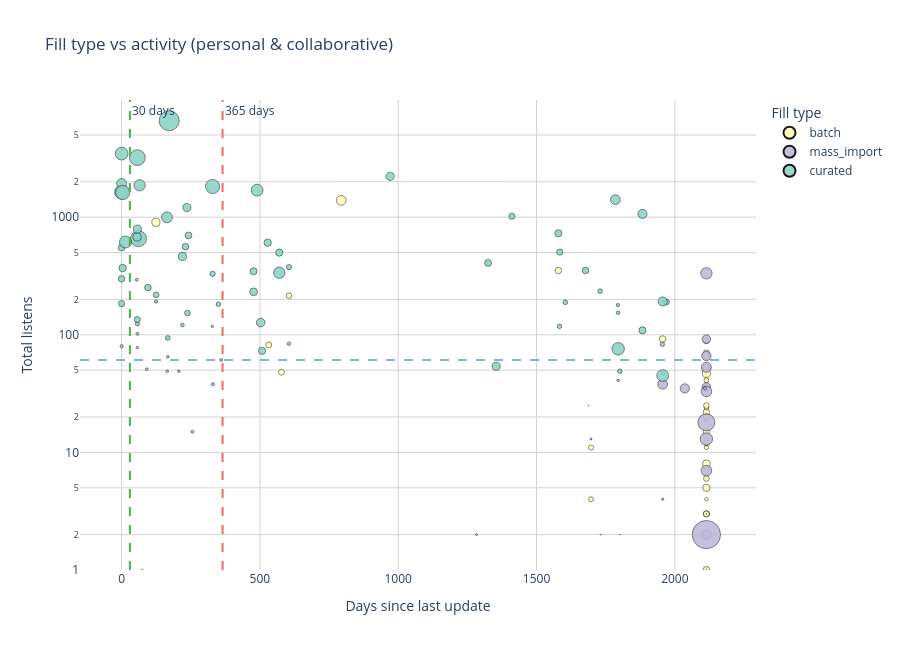

The code cell stored with this chart in its notebook:
### Markdown cell above
## 6.3.1 Типы наполнения и активность

### Code cell
# 6.3.1 Типы наполнения и активность

# Квадрантный scatter:
#   ось X — days_since_update (давность обновления)
#   ось Y — total_listens (суммарные валидные прослушивания)
#   цвет — тип наполнения (mass_import / batch / curated)
#   размер — число треков
#
# Границы: 30 и 365 дней — активное / умеренное / заброшенное.
# Горизонтальная линия — медиана прослушиваний.

if 'pl_activity' not in globals():
    print('⚠️ pl_activity not found. Run block 5 first.')
    raise SystemExit(0)

fill_activity = fill_df.merge(
    pl_activity[['name_norm', 'total_listens', 'days_since_update', 'num_tracks', 'group', 'activity']],
    on='name_norm',
    how='left'
).dropna(subset=['days_since_update']).copy()

if len(fill_activity) == 0:
    print('⚠️ No data for visualization.')
    raise SystemExit(0)

print(f'Playlists with activity data: {len(fill_activity)}\n')

# Палитра для типов наполнения (единая с 6.1)
fill_colors_plotly = {
    'mass_import': '#bebada',
    'batch': '#ffffb3',
    'curated': '#8dd3c7',
}

median_listens = fill_activity['total_listens'].median()
max_listens = fill_activity['total_listens'].max()

# --- Scatter ---
fig = px.scatter(
    fill_activity,
    x='days_since_update',
    y='total_listens',
    color='fill_type',
    size='num_tracks',
    hover_name='name_norm',
    color_discrete_map=fill_colors_plotly,
    labels={
        'days_since_update': 'Days since last update',
        'total_listens': 'Total listens',
        'fill_type': 'Fill type',
        'num_tracks': 'Number of tracks',
        'name_norm': 'Playlist',
    },
    title='Fill type vs activity (personal & collaborative)',
    opacity=0.9
)

fig.update_traces(marker=dict(line=dict(color='black', width=0.5)))

# Границы активности
fig.add_vline(x=30, line_dash='dash', line_color=COLORS['line_success'],
              annotation_text='30 days')
fig.add_vline(x=365, line_dash='dash', line_color=COLORS['line_accent'],
              annotation_text='365 days')

# Медиана прослушиваний
fig.add_shape(
    type='line',
    x0=0, x1=1, xref='paper',
    y0=median_listens, y1=median_listens,
    yref='y',
    line=dict(color=COLORS['line_primary'], dash='dash', width=1.5)
)
fig.add_annotation(
    x=0.99, xref='paper',
    y=median_listens, yref='y',
    text=f'Median listens: {median_listens:.0f}',
    showarrow=False,
    xanchor='right',
    yanchor='bottom',
    font=dict(color=COLORS['line_primary'], size=10)
)

fig.update_yaxes(type='log', range=[0, np.log10(max_listens * 1.5)])
fig.update_layout(
    hovermode='closest',
    height=650,
    legend_title='Fill type',
    paper_bgcolor='white',
    plot_bgcolor='white',
    xaxis=dict(showgrid=True, gridcolor='lightgray', zeroline=False),
    yaxis=dict(showgrid=True, gridcolor='lightgray', zeroline=False)
)

fig.show()

# --- Таблица данных с прокруткой ---
scroll_data = fill_activity[
    ['name_norm', 'fill_type', 'group', 'days_since_update', 'total_listens']
].copy()
scroll_data.columns = ['Playlist', 'Fill type', 'Activity group', 'Days since update', 'Total listens']
scroll_data = scroll_data.sort_values('Total listens', ascending=False)
scroll_data.index = range(1, len(scroll_data) + 1)
scroll_data.index.name = '№'

html_table = scroll_data.to_html()
display(HTML(f'<div style="max-height:220px; overflow-y:auto;">{html_table}</div>'))

# --- Интерпретация ---
print('\n🔍 Interpretation:')
print(f'📏 Median listens (horizontal line): {median_listens:.0f}')

group_order_5 = ['active_listened', 'active_not_listened', 'abandoned_but_listened', 'abandoned_not_listened']
group_descriptions = {
    'active_listened': 'active and frequently listened',
    'active_not_listened': 'active but rare',
    'abandoned_but_listened': 'abandoned but still listened',
    'abandoned_not_listened': 'abandoned and not listened',
}

cross_type_group = pd.crosstab(fill_activity['fill_type'], fill_activity['group'])
cross_type_group = cross_type_group.reindex(
    index=[t for t in fill_colors_plotly if t in cross_type_group.index],
    columns=group_order_5,
    fill_value=0
)
type_group_pct = cross_type_group.div(cross_type_group.sum(axis=1), axis=0) * 100

for t in type_group_pct.index:
    pct = type_group_pct.loc[t]
    dominant_group = pct.idxmax()
    dominant_share = pct.max()
    print(f'• {t}: dominant group «{group_descriptions[dominant_group]}» ({dominant_share:.0f}%).')

active_types = [t for t in type_group_pct.index if type_group_pct.loc[t, 'active_listened'] > 20]
abandoned_types = [t for t in type_group_pct.index if type_group_pct.loc[t, 'abandoned_not_listened'] > 60]

if active_types and abandoned_types:
    print(f'\n✅ Pattern: {", ".join(active_types)} are more often "active and frequently listened", '
          f'while {", ".join(abandoned_types)} are more often "abandoned and not listened".')
elif active_types:
    print(f'\n✅ Most often "active and frequently listened": {", ".join(active_types)}.')
elif abandoned_types:
    print(f'\n⚠️ Most often "abandoned and not listened": {", ".join(abandoned_types)}.')
else:
    print('\nNo clear link between fill type and activity.')

### Figure 1 — Plotly figure (JSON) as saved in the notebook; plotly's stock layout.template omitted (floating-point values rounded to 4 significant figures)
{"data": [{"hovertemplate": "<b>%{hovertext}</b><br><br>Fill type=batch<br>Days since last update=%{x}<br>Total listens=%{y}<br>Number of tracks=%{marker.size}<extra></extra>", "hovertext": ["!!!", "#fall18", "#leto_electro", "'20spring", "'s", "02.2020", "12.2017", "19", "19_april", "19_december", "19_fall", "19_leto", "19_new", "19_nice_soft", "19_november", "19august", "19chill", "2015", "202603", "@1", "@_02_18", "@summer2018", "a_little_space_trip", "best_alternative_of_all_time", "christmas_classics", "compil_trip_hop", "deep_jazzy_house_summer_2020_-_soulful_chill_lounge_instrumental_house_beach_relax", "electro_80's", "fall2021", "golden_christmas", "happy_christmas", "january_2018", "may", "new20", "personal_emotional_04", "personal_health_15", "personal_health_16", "personal_health_18", "personal_intimate_02", "personal_personal_10", "personal_personal_11", "personal_personal_21", "personal_spiritual_05", "personal_spiritual_06", "personal_spiritual_09", "personal_state_10", "personal_state_11", "personal_state_12", "personal_state_17", "personal_state_18", "psybient_psychill_trance", "psychill", "space_oddity", "trip_hop", "☀️_le_chill-out_☀️"], "legendgroup": "batch", "marker": {"color": "#ffffb3", "line": {"color": "black", "width": 0.5}, "opacity": 0.9, "size": [64, 42, 10, 83, 41, 37, 34, 20, 57, 11, 64, 50, 23, 31, 26, 97, 26, 42, 97, 40, 18, 59, 62, 60, 69, 29, 78, 33, 61, 50, 50, 27, 32, 21, 46, 2, 47, 3, 80, 137, 55, 44, 33, 94, 3, 62, 24, 50, 51, 88, 49, 50, 71, 53, 76], "sizemode": "area", "sizeref": 2.873, "symbol": "circle"}, "mode": "markers", "name": "batch", "orientation": "v", "showlegend": true, "type": "scatter", "x": [1956, 2114, 2114, 2114, 2114, 1697, 1697, 2114, 2114, 2114, 2114, 2114, 2114, 2114, 2114, 2114, 2114, 2114, 124, 2114, 2114, 2114, 2114, 2114, 2114, 2114, 2114, 2114, 1579, 2114, 2114, 2114, 2114, 2114, 2114, 2114, 2114, 2114, 2114, 794, 2114, 605, 2114, 2114, 2114, 2114, 2114, 532, 2114, 2114, 2114, 578, 2114, 2114, 2114], "xaxis": "x", "y": [92, 1, 6, 51, 3, 11, 4, 24, 70, 21, 66, 53, 0, 0, 19, 47, 11, 12, 905, 3, 4, 3, 2, 22, 1, 24, 0, 0, 352, 3, 0, 2, 41, 5, 25, 0, 6, 1, 0, 1389, 15, 215, 7, 0, 0, 2, 13, 82, 20, 8, 0, 48, 0, 89, 5], "yaxis": "y"}, {"hovertemplate": "<b>%{hovertext}</b><br><br>Fill type=mass_import<br>Days since last update=%{x}<br>Total listens=%{y}<br>Number of tracks=%{marker.size}<extra></extra>", "hovertext": ["#spring", "03._trip_pas_pop", "18_nice", "acid_jazz,_downtempo,_nu_jazz_trip", "armin_van_buuren_presents", "personal_emotional_09", "personal_intimate_03", "personal_personal_15", "personal_spiritual_08", "personal_spiritual_10", "personal_state_15", "personal_state_16", "space_paradis_(deep_house", "sunglasses_at_night", "trance_,_deep_&_progressive"], "legendgroup": "mass_import", "marker": {"color": "#bebada", "line": {"color": "black", "width": 0.5}, "opacity": 0.9, "size": [106, 124, 145, 419, 100, 186, 104, 123, 221, 131, 164, 139, 164, 106, 1149], "sizemode": "area", "sizeref": 2.873, "symbol": "circle"}, "mode": "markers", "name": "mass_import", "orientation": "v", "showlegend": true, "type": "scatter", "x": [2114, 2114, 2114, 2114, 2114, 2114, 2114, 2036, 2114, 2114, 2114, 1956, 2114, 2114, 2114], "xaxis": "x", "y": [36, 66, 53, 18, 0, 333, 92, 35, 13, 2, 33, 38, 7, 2, 2], "yaxis": "y"}, {"hovertemplate": "<b>%{hovertext}</b><br><br>Fill type=curated<br>Days since last update=%{x}<br>Total listens=%{y}<br>Number of tracks=%{marker.size}<extra></extra>", "hovertext": ["1", "2020", "2020_dec", "2021", "2021...", "2021_february", "2021_trip_hop", "2024", "2025", "2026", "29.01.22", "ambienr_post-rock", "dance", "fall21", "fall🍁2022", "home_dance", "moon_vibes", "morning_2021", "personal_emotional_01", "personal_emotional_02", "personal_emotional_03", "personal_emotional_05", "personal_emotional_06", "personal_emotional_07", "personal_emotional_08", "personal_emotional_10", "personal_emotional_11", "personal_emotional_12", "personal_emotional_13", "personal_health_13", "personal_health_14", "personal_health_19", "personal_health_22", "personal_identity_01", "personal_identity_02", "personal_identity_03", "personal_identity_07", "personal_identity_08", "personal_identity_09", "personal_identity_10", "personal_identity_13", "personal_personal_01", "personal_personal_09", "personal_personal_12", "personal_personal_13", "personal_personal_14", "personal_personal_16", "personal_personal_17", "personal_personal_19", "personal_personal_20", "personal_personal_22", "personal_relationship_03", "personal_relationship_04", "personal_relationship_05", "personal_relationship_06", "personal_routine_01", "personal_routine_06", "personal_spiritual_04", "personal_spiritual_07", "personal_state_01", "personal_state_13", "personal_state_14", "personal_state_19", "personal_state_20", "personal_state_21", "personal_state_22", "personal_state_23", "post-punk", "ringleader", "sept22", "soulful_mood", "spring_23", "spring_mood", "sum21", "summer_saga", "thought_of_silence", "untied", "vesna_22", "wonderful_life", "zima2022", "🌊chill", "🌊🌊🌊waves", "🌑🌒🌕🌔moon", "🌞summer_time_2022🌞", "🌬️winter", "🎷🎷🎷", "🪴organic_electronica"], "legendgroup": "curated", "marker": {"color": "#8dd3c7", "line": {"color": "black", "width": 0.5}, "opacity": 0.9, "size": [60, 14, 52, 73, 73, 20, 119, 290, 581, 279, 94, 108, 11, 61, 72, 19, 171, 6, 55, 6, 12, 45, 8, 187, 76, 14, 10, 10, 201, 6, 1, 13, 26, 54, 98, 141, 64, 30, 79, 30, 27, 101, 120, 95, 366, 11, 17, 202, 16, 52, 3, 1, 9, 97, 8, 87, 10, 40, 1, 63, 13, 226, 138, 1, 76, 64, 66, 47, 233, 68, 184, 17, 14, 19, 80, 33, 13, 32, 31, 28, 292, 358, 96, 54, 37, 95, 207], "sizemode": "area", "sizeref": 2.873, "symbol": "circle"}, "mode": "markers", "name": "curated", "orientation": "v", "showlegend": true, "type": "scatter", "x": [0, 2109, 1969, 1579, 1883, 1956, 1956, 329, 172, 0, 236, 503, 91, 1677, 477, 220, 164, 1697, 0, 612, 360, 238, 57, 570, 570, 0, 207, 165, 1956, 1283, 2114, 57, 57, 1584, 56, 0, 0, 350, 528, 1801, 1955, 971, 1883, 1354, 61, 167, 125, 490, 1794, 57, 75, 1802, 328, 56, 1956, 477, 1795, 329, 1731, 231, 256, 1795, 1785, 1688, 508, 95, 242, 125, 0, 1325, 65, 605, 330, 1795, 4, 167, 55, 1604, 1730, 1583, 4, 57, 57, 1411, 605, 220, 14], "xaxis": "x", "y": [299, 35, 190, 729, 109, 47, 192, 1822, 6611, 1633, 1208, 127, 51, 352, 347, 121, 998, 13, 184, 0, 61, 153, 78, 337, 500, 80, 49, 49, 45, 2, 3, 102, 124, 505, 631, 1934, 552, 182, 607, 49, 83, 2225, 1066, 54, 656, 65, 192, 1698, 179, 135, 1, 2, 118, 679, 4, 232, 41, 330, 2, 561, 15, 76, 1409, 25, 73, 252, 700, 219, 3469, 408, 1867, 84, 38, 154, 369, 94, 294, 189, 235, 118, 1620, 3206, 792, 1019, 376, 464, 615], "yaxis": "y"}], "layout": {"annotations": [{"showarrow": false, "text": "30 days", "x": 30, "xanchor": "left", "xref": "x", "y": 1, "yanchor": "top", "yref": "y domain"}, {"showarrow": false, "text": "365 days", "x": 365, "xanchor": "left", "xref": "x", "y": 1, "yanchor": "top", "yref": "y domain"}, {"font": {"color": "#4C9FE8", "size": 10}, "showarrow": false, "text": "Median listens: 61", "x": 0.99, "xanchor": "right", "xref": "paper", "y": 61, "yanchor": "bottom", "yref": "y"}], "height": 650, "hovermode": "closest", "legend": {"itemsizing": "constant", "title": {"text": "Fill type"}, "tracegroupgap": 0}, "paper_bgcolor": "white", "plot_bgcolor": "white", "shapes": [{"line": {"color": "#4CAF50", "dash": "dash"}, "type": "line", "x0": 30, "x1": 30, "xref": "x", "y0": 0, "y1": 1, "yref": "y domain"}, {"line": {"color": "#E86B6B", "dash": "dash"}, "type": "line", "x0": 365, "x1": 365, "xref": "x", "y0": 0, "y1": 1, "yref": "y domain"}, {"line": {"color": "#4C9FE8", "dash": "dash", "width": 1.5}, "type": "line", "x0": 0, "x1": 1, "xref": "paper", "y0": 61, "y1": 61, "yref": "y"}], "title": {"text": "Fill type vs activity (personal & collaborative)"}, "xaxis": {"anchor": "y", "domain": [0, 1], "gridcolor": "lightgray", "showgrid": true, "title": {"text": "Days since last update"}, "zeroline": false}, "yaxis": {"anchor": "x", "domain": [0, 1], "gridcolor": "lightgray", "range": [0, 3.996], "showgrid": true, "title": {"text": "Total listens"}, "type": "log", "zeroline": false}}}
